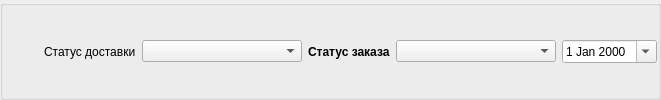
    <widget class="QGroupBox" name="groupBox">
     <property name="title">
      <string/>
     </property>
     <layout class="QHBoxLayout" name="horizontalLayout_7">
      <property name="spacing">
       <number>6</number>
      </property>
      <property name="leftMargin">
       <number>1</number>
      </property>
      <property name="topMargin">
       <number>1</number>
      </property>
      <property name="rightMargin">
       <number>1</number>
      </property>
      <property name="bottomMargin">
       <number>1</number>
      </property>
      <item>
       <spacer name="horizontalSpacer_5">
        <property name="orientation">
         <enum>Qt::Horizontal</enum>
        </property>
        <property name="sizeType">
         <enum>QSizePolicy::Expanding</enum>
        </property>
        <property name="sizeHint" stdset="0">
         <size>
          <width>40</width>
          <height>20</height>
         </size>
        </property>
       </spacer>
      </item>
      <item>
       <widget class="QLabel" name="label_15">
        <property name="text">
         <string>Статус доставки</string>
        </property>
       </widget>
      </item>
      <item>
       <widget class="QComboBox" name="comboBoxDeliveryStatuses">
        <property name="minimumSize">
         <size>
          <width>160</width>
          <height>0</height>
         </size>
        </property>
        <property name="editable">
         <bool>false</bool>
        </property>
       </widget>
      </item>
      <item>
       <widget class="QLabel" name="labelOrderStatus">
        <property name="font">
         <font>
          <weight>75</weight>
          <bold>true</bold>
         </font>
        </property>
        <property name="text">
         <string>Статус заказа</string>
        </property>
       </widget>
      </item>
      <item>
       <widget class="QComboBox" name="comboBoxOrderStatuses">
        <property name="sizePolicy">
         <sizepolicy hsizetype="Preferred" vsizetype="Fixed">
          <horstretch>0</horstretch>
          <verstretch>0</verstretch>
         </sizepolicy>
        </property>
        <property name="minimumSize">
         <size>
          <width>160</width>
          <height>0</height>
         </size>
        </property>
       </widget>
      </item>
      <item>
       <widget class="QDateEdit" name="dateEditCredit">
        <property name="sizePolicy">
         <sizepolicy hsizetype="Preferred" vsizetype="Fixed">
          <horstretch>0</horstretch>
          <verstretch>0</verstretch>
         </sizepolicy>
        </property>
        <property name="toolTip">
         <string>Дата кредита</string>
        </property>
        <property name="calendarPopup">
         <bool>true</bool>
        </property>
       </widget>
      </item>
     </layout>
    </widget>
